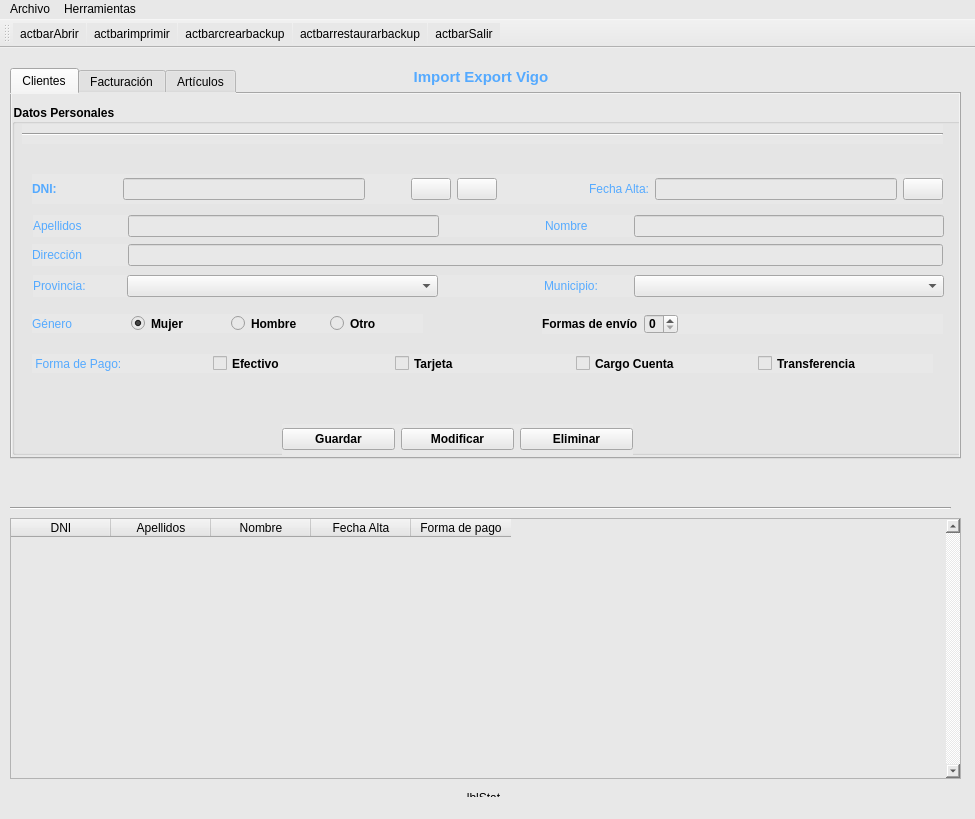
<?xml version="1.0" encoding="UTF-8"?>
<ui version="4.0">
 <class>MainWindow</class>
 <widget class="QMainWindow" name="MainWindow">
  <property name="geometry">
   <rect>
    <x>0</x>
    <y>0</y>
    <width>975</width>
    <height>819</height>
   </rect>
  </property>
  <property name="windowTitle">
   <string>Import-Export TEIS</string>
  </property>
  <property name="styleSheet">
   <string notr="true">background-color: rgb(232,232,232);</string>
  </property>
  <widget class="QWidget" name="centralwidget">
   <property name="styleSheet">
    <string notr="true"/>
   </property>
   <widget class="QLabel" name="lblClientes">
    <property name="geometry">
     <rect>
      <x>380</x>
      <y>20</y>
      <width>202</width>
      <height>18</height>
     </rect>
    </property>
    <property name="font">
     <font>
      <pointsize>11</pointsize>
      <weight>75</weight>
      <bold>true</bold>
     </font>
    </property>
    <property name="styleSheet">
     <string notr="true">
color: rgb(85, 170, 255);
</string>
    </property>
    <property name="text">
     <string>Import Export Vigo</string>
    </property>
    <property name="alignment">
     <set>Qt::AlignCenter</set>
    </property>
   </widget>
   <widget class="Line" name="line">
    <property name="geometry">
     <rect>
      <x>10</x>
      <y>450</y>
      <width>941</width>
      <height>20</height>
     </rect>
    </property>
    <property name="orientation">
     <enum>Qt::Horizontal</enum>
    </property>
   </widget>
   <widget class="QTableWidget" name="tabClientes">
    <property name="geometry">
     <rect>
      <x>10</x>
      <y>470</y>
      <width>951</width>
      <height>261</height>
     </rect>
    </property>
    <property name="styleSheet">
     <string notr="true"/>
    </property>
    <property name="verticalScrollBarPolicy">
     <enum>Qt::ScrollBarAlwaysOn</enum>
    </property>
    <property name="alternatingRowColors">
     <bool>true</bool>
    </property>
    <column>
     <property name="text">
      <string>DNI</string>
     </property>
    </column>
    <column>
     <property name="text">
      <string>Apellidos</string>
     </property>
     <property name="background">
      <color alpha="0">
       <red>0</red>
       <green>0</green>
       <blue>0</blue>
      </color>
     </property>
    </column>
    <column>
     <property name="text">
      <string>Nombre</string>
     </property>
    </column>
    <column>
     <property name="text">
      <string>Fecha Alta</string>
     </property>
    </column>
    <column>
     <property name="text">
      <string>Forma de pago</string>
     </property>
    </column>
   </widget>
   <widget class="QTabWidget" name="tabPrograma">
    <property name="geometry">
     <rect>
      <x>10</x>
      <y>20</y>
      <width>951</width>
      <height>391</height>
     </rect>
    </property>
    <property name="styleSheet">
     <string notr="true"/>
    </property>
    <property name="currentIndex">
     <number>0</number>
    </property>
    <widget class="QWidget" name="tab">
     <attribute name="title">
      <string>Clientes</string>
     </attribute>
     <widget class="QGroupBox" name="groupBox">
      <property name="geometry">
       <rect>
        <x>0</x>
        <y>10</y>
        <width>951</width>
        <height>351</height>
       </rect>
      </property>
      <property name="font">
       <font>
        <weight>75</weight>
        <bold>true</bold>
       </font>
      </property>
      <property name="styleSheet">
       <string notr="true"/>
      </property>
      <property name="title">
       <string>Datos Personales</string>
      </property>
      <widget class="QWidget" name="layoutWidget">
       <property name="geometry">
        <rect>
         <x>20</x>
         <y>210</y>
         <width>391</width>
         <height>19</height>
        </rect>
       </property>
       <layout class="QHBoxLayout" name="horizontalLayout_5">
        <item>
         <widget class="QLabel" name="lblGen">
          <property name="styleSheet">
           <string notr="true">
color: rgb(85, 170, 255);</string>
          </property>
          <property name="text">
           <string>Género</string>
          </property>
         </widget>
        </item>
        <item>
         <widget class="QRadioButton" name="rbtFem">
          <property name="text">
           <string>Mujer</string>
          </property>
          <property name="checked">
           <bool>true</bool>
          </property>
          <attribute name="buttonGroup">
           <string notr="true">rbtGroupGen</string>
          </attribute>
         </widget>
        </item>
        <item>
         <widget class="QRadioButton" name="rbtHom">
          <property name="text">
           <string>Hombre</string>
          </property>
          <attribute name="buttonGroup">
           <string notr="true">rbtGroupGen</string>
          </attribute>
         </widget>
        </item>
        <item>
         <widget class="QRadioButton" name="rbtOtro">
          <property name="text">
           <string>Otro</string>
          </property>
          <attribute name="buttonGroup">
           <string notr="true">rbtGroupGen</string>
          </attribute>
         </widget>
        </item>
       </layout>
      </widget>
      <widget class="QWidget" name="layoutWidget">
       <property name="geometry">
        <rect>
         <x>21</x>
         <y>111</y>
         <width>911</width>
         <height>22</height>
        </rect>
       </property>
       <layout class="QHBoxLayout" name="horizontalLayout">
        <item>
         <widget class="QLabel" name="lblApel">
          <property name="styleSheet">
           <string notr="true">
color: rgb(85, 170, 255);</string>
          </property>
          <property name="text">
           <string>Apellidos</string>
          </property>
         </widget>
        </item>
        <item>
         <spacer name="horizontalSpacer_2">
          <property name="orientation">
           <enum>Qt::Horizontal</enum>
          </property>
          <property name="sizeType">
           <enum>QSizePolicy::Preferred</enum>
          </property>
          <property name="sizeHint" stdset="0">
           <size>
            <width>40</width>
            <height>20</height>
           </size>
          </property>
         </spacer>
        </item>
        <item>
         <widget class="QLineEdit" name="txtApel">
          <property name="text">
           <string/>
          </property>
         </widget>
        </item>
        <item>
         <spacer name="horizontalSpacer">
          <property name="orientation">
           <enum>Qt::Horizontal</enum>
          </property>
          <property name="sizeType">
           <enum>QSizePolicy::Preferred</enum>
          </property>
          <property name="sizeHint" stdset="0">
           <size>
            <width>100</width>
            <height>20</height>
           </size>
          </property>
         </spacer>
        </item>
        <item>
         <widget class="QLabel" name="lblNombre">
          <property name="styleSheet">
           <string notr="true">
color: rgb(85, 170, 255);</string>
          </property>
          <property name="text">
           <string>Nombre</string>
          </property>
         </widget>
        </item>
        <item>
         <spacer name="horizontalSpacer_4">
          <property name="orientation">
           <enum>Qt::Horizontal</enum>
          </property>
          <property name="sizeType">
           <enum>QSizePolicy::Fixed</enum>
          </property>
          <property name="sizeHint" stdset="0">
           <size>
            <width>40</width>
            <height>20</height>
           </size>
          </property>
         </spacer>
        </item>
        <item>
         <widget class="QLineEdit" name="txtNombre">
          <property name="sizePolicy">
           <sizepolicy hsizetype="Expanding" vsizetype="Fixed">
            <horstretch>0</horstretch>
            <verstretch>0</verstretch>
           </sizepolicy>
          </property>
         </widget>
        </item>
       </layout>
      </widget>
      <widget class="QWidget" name="layoutWidget">
       <property name="geometry">
        <rect>
         <x>20</x>
         <y>140</y>
         <width>911</width>
         <height>22</height>
        </rect>
       </property>
       <layout class="QHBoxLayout" name="horizontalLayout_3">
        <item>
         <widget class="QLabel" name="lblDir">
          <property name="styleSheet">
           <string notr="true">
color: rgb(85, 170, 255);</string>
          </property>
          <property name="text">
           <string>Dirección</string>
          </property>
         </widget>
        </item>
        <item>
         <spacer name="horizontalSpacer_3">
          <property name="orientation">
           <enum>Qt::Horizontal</enum>
          </property>
          <property name="sizeType">
           <enum>QSizePolicy::Fixed</enum>
          </property>
          <property name="sizeHint" stdset="0">
           <size>
            <width>40</width>
            <height>20</height>
           </size>
          </property>
         </spacer>
        </item>
        <item>
         <widget class="QLineEdit" name="txtDir"/>
        </item>
       </layout>
      </widget>
      <widget class="QWidget" name="layoutWidget">
       <property name="geometry">
        <rect>
         <x>21</x>
         <y>171</y>
         <width>911</width>
         <height>22</height>
        </rect>
       </property>
       <layout class="QHBoxLayout" name="horizontalLayout_2">
        <item>
         <widget class="QLabel" name="lblProv">
          <property name="styleSheet">
           <string notr="true">
color: rgb(85, 170, 255);</string>
          </property>
          <property name="text">
           <string>Provincia:</string>
          </property>
         </widget>
        </item>
        <item>
         <spacer name="horizontalSpacer_9">
          <property name="orientation">
           <enum>Qt::Horizontal</enum>
          </property>
          <property name="sizeType">
           <enum>QSizePolicy::Fixed</enum>
          </property>
          <property name="sizeHint" stdset="0">
           <size>
            <width>35</width>
            <height>20</height>
           </size>
          </property>
         </spacer>
        </item>
        <item>
         <widget class="QComboBox" name="cmbProv">
          <property name="sizePolicy">
           <sizepolicy hsizetype="Expanding" vsizetype="Preferred">
            <horstretch>0</horstretch>
            <verstretch>0</verstretch>
           </sizepolicy>
          </property>
          <property name="styleSheet">
           <string notr="true"/>
          </property>
         </widget>
        </item>
        <item>
         <spacer name="horizontalSpacer_5">
          <property name="orientation">
           <enum>Qt::Horizontal</enum>
          </property>
          <property name="sizeType">
           <enum>QSizePolicy::Fixed</enum>
          </property>
          <property name="sizeHint" stdset="0">
           <size>
            <width>100</width>
            <height>20</height>
           </size>
          </property>
         </spacer>
        </item>
        <item>
         <widget class="QLabel" name="lblMun">
          <property name="styleSheet">
           <string notr="true">
color: rgb(85, 170, 255);</string>
          </property>
          <property name="text">
           <string>Municipio:</string>
          </property>
         </widget>
        </item>
        <item>
         <spacer name="horizontalSpacer_8">
          <property name="orientation">
           <enum>Qt::Horizontal</enum>
          </property>
          <property name="sizeType">
           <enum>QSizePolicy::Fixed</enum>
          </property>
          <property name="sizeHint" stdset="0">
           <size>
            <width>30</width>
            <height>20</height>
           </size>
          </property>
         </spacer>
        </item>
        <item>
         <widget class="QComboBox" name="cmbMun">
          <property name="sizePolicy">
           <sizepolicy hsizetype="Expanding" vsizetype="Fixed">
            <horstretch>0</horstretch>
            <verstretch>0</verstretch>
           </sizepolicy>
          </property>
         </widget>
        </item>
       </layout>
      </widget>
      <widget class="QWidget" name="layoutWidget">
       <property name="geometry">
        <rect>
         <x>20</x>
         <y>70</y>
         <width>911</width>
         <height>30</height>
        </rect>
       </property>
       <layout class="QHBoxLayout" name="horizontalLayout_4">
        <item>
         <widget class="QLabel" name="DNI">
          <property name="enabled">
           <bool>true</bool>
          </property>
          <property name="sizePolicy">
           <sizepolicy hsizetype="Preferred" vsizetype="Preferred">
            <horstretch>0</horstretch>
            <verstretch>0</verstretch>
           </sizepolicy>
          </property>
          <property name="autoFillBackground">
           <bool>false</bool>
          </property>
          <property name="styleSheet">
           <string notr="true">
color: rgb(85, 170, 255);</string>
          </property>
          <property name="text">
           <string>&lt;html&gt;&lt;head/&gt;&lt;body&gt;&lt;p&gt;&lt;span style=&quot; font-weight:600;&quot;&gt;DNI:&lt;/span&gt;&lt;/p&gt;&lt;/body&gt;&lt;/html&gt;</string>
          </property>
          <property name="alignment">
           <set>Qt::AlignLeading|Qt::AlignLeft|Qt::AlignVCenter</set>
          </property>
         </widget>
        </item>
        <item>
         <spacer name="horizontalSpacer_6">
          <property name="orientation">
           <enum>Qt::Horizontal</enum>
          </property>
          <property name="sizeType">
           <enum>QSizePolicy::Fixed</enum>
          </property>
          <property name="sizeHint" stdset="0">
           <size>
            <width>60</width>
            <height>20</height>
           </size>
          </property>
         </spacer>
        </item>
        <item>
         <widget class="QLineEdit" name="txtDNI">
          <property name="styleSheet">
           <string notr="true"/>
          </property>
          <property name="text">
           <string/>
          </property>
         </widget>
        </item>
        <item>
         <spacer name="horizontalSpacer_7">
          <property name="orientation">
           <enum>Qt::Horizontal</enum>
          </property>
          <property name="sizeType">
           <enum>QSizePolicy::Fixed</enum>
          </property>
          <property name="sizeHint" stdset="0">
           <size>
            <width>40</width>
            <height>20</height>
           </size>
          </property>
         </spacer>
        </item>
        <item>
         <widget class="QPushButton" name="btnLimpiar">
          <property name="text">
           <string/>
          </property>
          <property name="icon">
           <iconset>
            <normaloff>img/recargar.ico</normaloff>img/recargar.ico</iconset>
          </property>
         </widget>
        </item>
        <item>
         <widget class="QPushButton" name="btnBuscar">
          <property name="text">
           <string/>
          </property>
          <property name="icon">
           <iconset>
            <normaloff>img/lupa.png</normaloff>img/lupa.png</iconset>
          </property>
         </widget>
        </item>
        <item>
         <widget class="QLabel" name="ValidarDNI">
          <property name="sizePolicy">
           <sizepolicy hsizetype="Expanding" vsizetype="Preferred">
            <horstretch>0</horstretch>
            <verstretch>0</verstretch>
           </sizepolicy>
          </property>
          <property name="maximumSize">
           <size>
            <width>80</width>
            <height>16777215</height>
           </size>
          </property>
          <property name="acceptDrops">
           <bool>false</bool>
          </property>
          <property name="autoFillBackground">
           <bool>false</bool>
          </property>
          <property name="styleSheet">
           <string notr="true"/>
          </property>
          <property name="text">
           <string/>
          </property>
         </widget>
        </item>
        <item>
         <widget class="QLabel" name="lblFecha">
          <property name="styleSheet">
           <string notr="true">
color: rgb(85, 170, 255);</string>
          </property>
          <property name="text">
           <string>Fecha Alta:</string>
          </property>
         </widget>
        </item>
        <item>
         <widget class="QLineEdit" name="txtFecha">
          <property name="alignment">
           <set>Qt::AlignRight|Qt::AlignTrailing|Qt::AlignVCenter</set>
          </property>
         </widget>
        </item>
        <item>
         <widget class="QPushButton" name="btFecha">
          <property name="autoFillBackground">
           <bool>false</bool>
          </property>
          <property name="text">
           <string/>
          </property>
          <property name="icon">
           <iconset>
            <normaloff>img/calend.png</normaloff>img/calend.png</iconset>
          </property>
          <property name="iconSize">
           <size>
            <width>20</width>
            <height>20</height>
           </size>
          </property>
         </widget>
        </item>
       </layout>
      </widget>
      <widget class="Line" name="line_2">
       <property name="geometry">
        <rect>
         <x>10</x>
         <y>20</y>
         <width>921</width>
         <height>20</height>
        </rect>
       </property>
       <property name="orientation">
        <enum>Qt::Horizontal</enum>
       </property>
      </widget>
      <widget class="QWidget" name="layoutWidget">
       <property name="geometry">
        <rect>
         <x>20</x>
         <y>250</y>
         <width>901</width>
         <height>19</height>
        </rect>
       </property>
       <layout class="QHBoxLayout" name="horizontalLayout_6">
        <item>
         <widget class="QLabel" name="lblPago">
          <property name="styleSheet">
           <string notr="true">
color: rgb(85, 170, 255);</string>
          </property>
          <property name="text">
           <string> Forma de Pago:</string>
          </property>
         </widget>
        </item>
        <item>
         <widget class="QCheckBox" name="PagoEfectivo">
          <property name="text">
           <string>Efectivo</string>
          </property>
          <attribute name="buttonGroup">
           <string notr="true">rbtGroupPago</string>
          </attribute>
         </widget>
        </item>
        <item>
         <widget class="QCheckBox" name="PagoTarjeta">
          <property name="text">
           <string>Tarjeta</string>
          </property>
          <attribute name="buttonGroup">
           <string notr="true">rbtGroupPago</string>
          </attribute>
         </widget>
        </item>
        <item>
         <widget class="QCheckBox" name="PagoCuenta">
          <property name="text">
           <string>Cargo Cuenta</string>
          </property>
          <attribute name="buttonGroup">
           <string notr="true">rbtGroupPago</string>
          </attribute>
         </widget>
        </item>
        <item>
         <widget class="QCheckBox" name="PagoTransfer">
          <property name="text">
           <string>Transferencia</string>
          </property>
          <attribute name="buttonGroup">
           <string notr="true">rbtGroupPago</string>
          </attribute>
         </widget>
        </item>
       </layout>
      </widget>
      <widget class="QWidget" name="layoutWidget">
       <property name="geometry">
        <rect>
         <x>530</x>
         <y>210</y>
         <width>401</width>
         <height>20</height>
        </rect>
       </property>
       <layout class="QHBoxLayout" name="horizontalLayout_8">
        <item>
         <widget class="QLabel" name="lbl_fenvio">
          <property name="sizePolicy">
           <sizepolicy hsizetype="Fixed" vsizetype="Preferred">
            <horstretch>0</horstretch>
            <verstretch>0</verstretch>
           </sizepolicy>
          </property>
          <property name="text">
           <string>Formas de envío</string>
          </property>
         </widget>
        </item>
        <item>
         <widget class="QSpinBox" name="spinEnvio">
          <property name="sizePolicy">
           <sizepolicy hsizetype="Fixed" vsizetype="Fixed">
            <horstretch>0</horstretch>
            <verstretch>0</verstretch>
           </sizepolicy>
          </property>
          <property name="maximum">
           <number>3</number>
          </property>
         </widget>
        </item>
        <item>
         <widget class="QLabel" name="lblenvio">
          <property name="sizePolicy">
           <sizepolicy hsizetype="Expanding" vsizetype="Preferred">
            <horstretch>100</horstretch>
            <verstretch>0</verstretch>
           </sizepolicy>
          </property>
          <property name="styleSheet">
           <string notr="true">
color: rgb(85, 170, 255);</string>
          </property>
          <property name="text">
           <string/>
          </property>
         </widget>
        </item>
       </layout>
      </widget>
      <widget class="QWidget" name="layoutWidget">
       <property name="geometry">
        <rect>
         <x>270</x>
         <y>320</y>
         <width>351</width>
         <height>31</height>
        </rect>
       </property>
       <layout class="QHBoxLayout" name="horizontalLayout_7">
        <item>
         <widget class="QPushButton" name="btnGuardaClie">
          <property name="text">
           <string>Guardar</string>
          </property>
         </widget>
        </item>
        <item>
         <widget class="QPushButton" name="btnModifCli">
          <property name="text">
           <string>Modificar</string>
          </property>
         </widget>
        </item>
        <item>
         <widget class="QPushButton" name="btnEliminarCli">
          <property name="text">
           <string>Eliminar</string>
          </property>
         </widget>
        </item>
       </layout>
      </widget>
     </widget>
    </widget>
    <widget class="QWidget" name="tab_2">
     <attribute name="title">
      <string>Facturación</string>
     </attribute>
    </widget>
    <widget class="QWidget" name="tab_3">
     <attribute name="title">
      <string>Artículos</string>
     </attribute>
     <widget class="QGroupBox" name="groupBox_2">
      <property name="geometry">
       <rect>
        <x>0</x>
        <y>10</y>
        <width>941</width>
        <height>351</height>
       </rect>
      </property>
      <property name="font">
       <font>
        <weight>75</weight>
        <bold>true</bold>
       </font>
      </property>
      <property name="title">
       <string>Datos Artículos</string>
      </property>
      <widget class="Line" name="line_3">
       <property name="geometry">
        <rect>
         <x>10</x>
         <y>20</y>
         <width>921</width>
         <height>20</height>
        </rect>
       </property>
       <property name="orientation">
        <enum>Qt::Horizontal</enum>
       </property>
      </widget>
      <widget class="QWidget" name="layoutWidget_2">
       <property name="geometry">
        <rect>
         <x>260</x>
         <y>170</y>
         <width>381</width>
         <height>30</height>
        </rect>
       </property>
       <layout class="QHBoxLayout" name="horizontalLayout_9">
        <item>
         <widget class="QLabel" name="Nombre_Art">
          <property name="enabled">
           <bool>true</bool>
          </property>
          <property name="sizePolicy">
           <sizepolicy hsizetype="Preferred" vsizetype="Preferred">
            <horstretch>0</horstretch>
            <verstretch>0</verstretch>
           </sizepolicy>
          </property>
          <property name="autoFillBackground">
           <bool>false</bool>
          </property>
          <property name="styleSheet">
           <string notr="true">
color: rgb(85, 170, 255);</string>
          </property>
          <property name="text">
           <string>&lt;html&gt;&lt;head/&gt;&lt;body&gt;&lt;p&gt;&lt;span style=&quot; font-weight:600;&quot;&gt;Nombre artículo:&lt;/span&gt;&lt;/p&gt;&lt;/body&gt;&lt;/html&gt;</string>
          </property>
          <property name="alignment">
           <set>Qt::AlignLeading|Qt::AlignLeft|Qt::AlignVCenter</set>
          </property>
         </widget>
        </item>
        <item>
         <spacer name="horizontalSpacer_10">
          <property name="orientation">
           <enum>Qt::Horizontal</enum>
          </property>
          <property name="sizeType">
           <enum>QSizePolicy::Fixed</enum>
          </property>
          <property name="sizeHint" stdset="0">
           <size>
            <width>60</width>
            <height>20</height>
           </size>
          </property>
         </spacer>
        </item>
        <item>
         <widget class="QLineEdit" name="txtNomArt">
          <property name="styleSheet">
           <string notr="true"/>
          </property>
          <property name="text">
           <string/>
          </property>
         </widget>
        </item>
       </layout>
      </widget>
      <widget class="QWidget" name="layoutWidget_3">
       <property name="geometry">
        <rect>
         <x>260</x>
         <y>230</y>
         <width>381</width>
         <height>30</height>
        </rect>
       </property>
       <layout class="QHBoxLayout" name="horizontalLayout_10">
        <item>
         <widget class="QLabel" name="Precio">
          <property name="enabled">
           <bool>true</bool>
          </property>
          <property name="sizePolicy">
           <sizepolicy hsizetype="Preferred" vsizetype="Preferred">
            <horstretch>0</horstretch>
            <verstretch>0</verstretch>
           </sizepolicy>
          </property>
          <property name="autoFillBackground">
           <bool>false</bool>
          </property>
          <property name="styleSheet">
           <string notr="true">
color: rgb(85, 170, 255);</string>
          </property>
          <property name="text">
           <string>&lt;html&gt;&lt;head/&gt;&lt;body&gt;&lt;p&gt;&lt;span style=&quot; font-weight:600;&quot;&gt;Precio por unidad:&lt;/span&gt;&lt;/p&gt;&lt;/body&gt;&lt;/html&gt;</string>
          </property>
          <property name="alignment">
           <set>Qt::AlignLeading|Qt::AlignLeft|Qt::AlignVCenter</set>
          </property>
         </widget>
        </item>
        <item>
         <spacer name="horizontalSpacer_11">
          <property name="orientation">
           <enum>Qt::Horizontal</enum>
          </property>
          <property name="sizeType">
           <enum>QSizePolicy::Fixed</enum>
          </property>
          <property name="sizeHint" stdset="0">
           <size>
            <width>52</width>
            <height>20</height>
           </size>
          </property>
         </spacer>
        </item>
        <item>
         <widget class="QLineEdit" name="txtPrecio">
          <property name="mouseTracking">
           <bool>true</bool>
          </property>
          <property name="styleSheet">
           <string notr="true"/>
          </property>
          <property name="text">
           <string/>
          </property>
          <property name="alignment">
           <set>Qt::AlignRight|Qt::AlignTrailing|Qt::AlignVCenter</set>
          </property>
         </widget>
        </item>
       </layout>
      </widget>
      <widget class="QWidget" name="layoutWidget_4">
       <property name="geometry">
        <rect>
         <x>270</x>
         <y>320</y>
         <width>351</width>
         <height>31</height>
        </rect>
       </property>
       <layout class="QHBoxLayout" name="horizontalLayout_11">
        <item>
         <widget class="QPushButton" name="btnGuardaArt">
          <property name="text">
           <string>Guardar</string>
          </property>
         </widget>
        </item>
        <item>
         <widget class="QPushButton" name="btnModifArt">
          <property name="text">
           <string>Modificar</string>
          </property>
         </widget>
        </item>
        <item>
         <widget class="QPushButton" name="btnEliminarArt">
          <property name="text">
           <string>Eliminar</string>
          </property>
         </widget>
        </item>
        <item>
         <widget class="QPushButton" name="btnSalirProd">
          <property name="font">
           <font>
            <pointsize>8</pointsize>
           </font>
          </property>
          <property name="text">
           <string>Salir</string>
          </property>
         </widget>
        </item>
       </layout>
      </widget>
      <widget class="QWidget" name="layoutWidget">
       <property name="geometry">
        <rect>
         <x>260</x>
         <y>110</y>
         <width>301</width>
         <height>22</height>
        </rect>
       </property>
       <layout class="QHBoxLayout" name="horizontalLayout_12">
        <item>
         <widget class="QLabel" name="lblCod1">
          <property name="sizePolicy">
           <sizepolicy hsizetype="Fixed" vsizetype="Preferred">
            <horstretch>0</horstretch>
            <verstretch>0</verstretch>
           </sizepolicy>
          </property>
          <property name="font">
           <font>
            <weight>75</weight>
            <bold>true</bold>
           </font>
          </property>
          <property name="styleSheet">
           <string notr="true">
color: rgb(85, 170, 255);</string>
          </property>
          <property name="text">
           <string>Codigo:</string>
          </property>
         </widget>
        </item>
        <item>
         <spacer name="horizontalSpacer_12">
          <property name="orientation">
           <enum>Qt::Horizontal</enum>
          </property>
          <property name="sizeType">
           <enum>QSizePolicy::Fixed</enum>
          </property>
          <property name="sizeHint" stdset="0">
           <size>
            <width>115</width>
            <height>20</height>
           </size>
          </property>
         </spacer>
        </item>
        <item>
         <widget class="QLabel" name="lblCod2">
          <property name="text">
           <string/>
          </property>
         </widget>
        </item>
       </layout>
      </widget>
     </widget>
    </widget>
   </widget>
   <widget class="QLabel" name="lblStat">
    <property name="geometry">
     <rect>
      <x>460</x>
      <y>740</y>
      <width>47</width>
      <height>20</height>
     </rect>
    </property>
    <property name="text">
     <string>lblStat</string>
    </property>
    <property name="alignment">
     <set>Qt::AlignCenter</set>
    </property>
   </widget>
  </widget>
  <widget class="QMenuBar" name="menubar">
   <property name="geometry">
    <rect>
     <x>0</x>
     <y>0</y>
     <width>975</width>
     <height>21</height>
    </rect>
   </property>
   <widget class="QMenu" name="menuArchivo">
    <property name="title">
     <string>Archivo</string>
    </property>
    <addaction name="actionAbrir"/>
    <addaction name="separator"/>
    <addaction name="actionImportar_Datos"/>
    <addaction name="actionExportar_Datos"/>
    <addaction name="separator"/>
    <addaction name="actionImprimir"/>
    <addaction name="separator"/>
    <addaction name="actionSalir"/>
   </widget>
   <widget class="QMenu" name="menuHerramientas">
    <property name="title">
     <string>Herramientas</string>
    </property>
    <addaction name="actionCrearBackup"/>
    <addaction name="actionRestaurarBD"/>
   </widget>
   <addaction name="menuArchivo"/>
   <addaction name="menuHerramientas"/>
  </widget>
  <widget class="QStatusBar" name="statusbar">
   <property name="styleSheet">
    <string notr="true"/>
   </property>
  </widget>
  <widget class="QToolBar" name="toolBar">
   <property name="windowTitle">
    <string>toolBar</string>
   </property>
   <property name="iconSize">
    <size>
     <width>32</width>
     <height>32</height>
    </size>
   </property>
   <attribute name="toolBarArea">
    <enum>TopToolBarArea</enum>
   </attribute>
   <attribute name="toolBarBreak">
    <bool>false</bool>
   </attribute>
   <addaction name="actionactbarAbrir"/>
   <addaction name="actionactbarimprimir"/>
   <addaction name="actionactbarcrearbackup"/>
   <addaction name="actionactbarrestaurarbackup"/>
   <addaction name="actionactbarSalir"/>
  </widget>
  <action name="actionGuadar">
   <property name="text">
    <string>Guardar</string>
   </property>
  </action>
  <action name="actionGuardar_Como">
   <property name="text">
    <string>Guardar Como</string>
   </property>
  </action>
  <action name="actionFichero">
   <property name="text">
    <string>Fichero</string>
   </property>
  </action>
  <action name="actionSalir">
   <property name="text">
    <string>Salir</string>
   </property>
   <property name="shortcut">
    <string>Alt+S</string>
   </property>
  </action>
  <action name="actionAbrir">
   <property name="text">
    <string>Abrir</string>
   </property>
  </action>
  <action name="actionCrearBackup">
   <property name="text">
    <string>CrearBackup</string>
   </property>
  </action>
  <action name="actionRestaurarBD">
   <property name="text">
    <string>RestaurarBD</string>
   </property>
  </action>
  <action name="actionactbarSalir">
   <property name="icon">
    <iconset>
     <normaloff>img/320140.png</normaloff>
     <normalon>../../Documents/descarga.png</normalon>img/320140.png</iconset>
   </property>
   <property name="text">
    <string>actbarSalir</string>
   </property>
   <property name="shortcut">
    <string>Alt+J</string>
   </property>
  </action>
  <action name="actionactbarAbrir">
   <property name="icon">
    <iconset>
     <normaloff>img/Open-icon.png</normaloff>
     <normalon>../../Documents/Open-icon.png</normalon>img/Open-icon.png</iconset>
   </property>
   <property name="text">
    <string>actbarAbrir</string>
   </property>
   <property name="shortcut">
    <string>Alt+A</string>
   </property>
  </action>
  <action name="actionactbarcrearbackup">
   <property name="icon">
    <iconset>
     <normaloff>img/crearBackup.png</normaloff>img/crearBackup.png</iconset>
   </property>
   <property name="text">
    <string>actbarcrearbackup</string>
   </property>
  </action>
  <action name="actionactbarrestaurarbackup">
   <property name="icon">
    <iconset>
     <normaloff>img/restaurarDB.png</normaloff>img/restaurarDB.png</iconset>
   </property>
   <property name="text">
    <string>actbarrestaurarbackup</string>
   </property>
  </action>
  <action name="actionactbarimprimir">
   <property name="icon">
    <iconset>
     <normaloff>img/814618.png</normaloff>img/814618.png</iconset>
   </property>
   <property name="text">
    <string>actbarimprimir</string>
   </property>
  </action>
  <action name="actionImprimir">
   <property name="text">
    <string>Imprimir</string>
   </property>
  </action>
  <action name="actionImportar_Datos">
   <property name="text">
    <string>Importar Datos</string>
   </property>
  </action>
  <action name="actionExportar_Datos">
   <property name="text">
    <string>Exportar Datos</string>
   </property>
  </action>
 </widget>
 <resources/>
 <connections/>
 <buttongroups>
  <buttongroup name="rbtGroupGen"/>
  <buttongroup name="rbtGroupPago">
   <property name="exclusive">
    <bool>false</bool>
   </property>
  </buttongroup>
 </buttongroups>
</ui>
